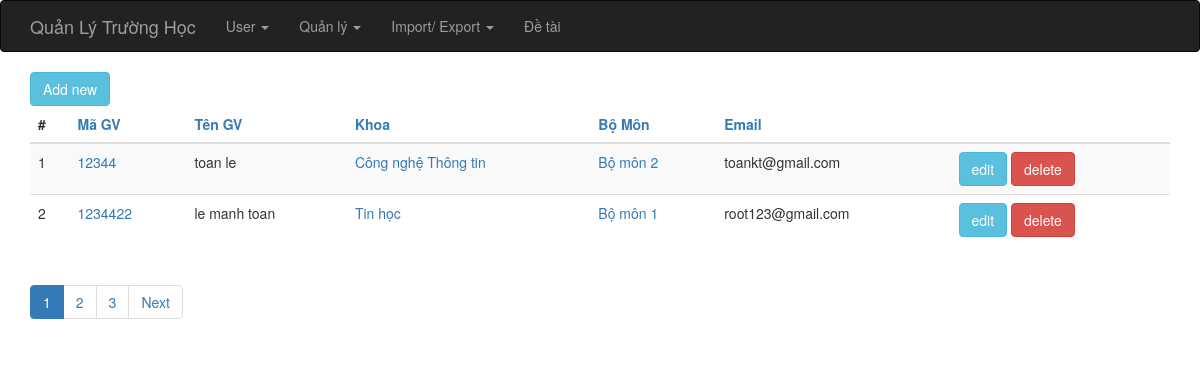
Page /index.php?op=gv_list on the earlier database version.
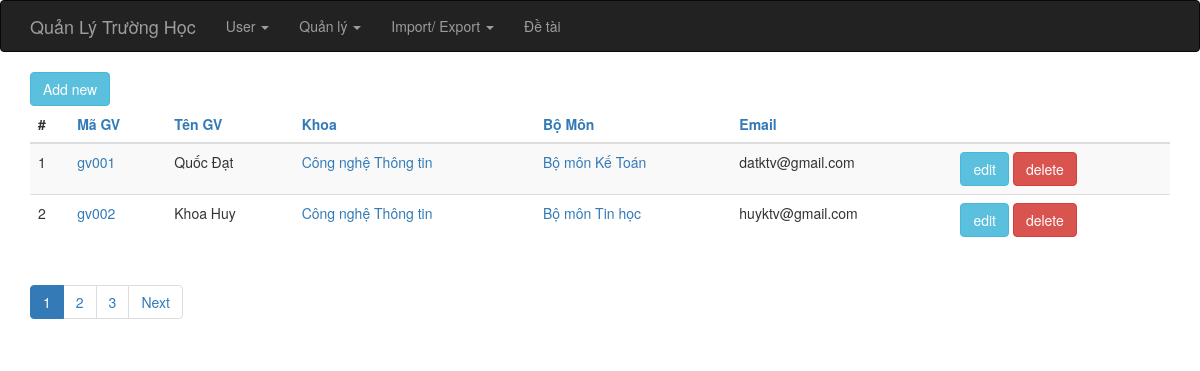
Same page on the later database version.
### tables this page shows
CREATE TABLE IF NOT EXISTS `giang_vien` (
  `id` int(6) unsigned NOT NULL AUTO_INCREMENT,
  `ma_giang_vien` varchar(255) NOT NULL,
  `ho_ten` varchar(255) NOT NULL,
  `khoa_id` int(6) DEFAULT NULL,
  `bo_mon_id` int(6) DEFAULT NULL,
  `email` varchar(255) DEFAULT NULL,
  PRIMARY KEY (`id`)
);

CREATE TABLE IF NOT EXISTS `khoa` (
  `id` int(6) unsigned NOT NULL AUTO_INCREMENT,
  `ten_khoa` varchar(255) NOT NULL,
  PRIMARY KEY (`id`)
);

CREATE TABLE IF NOT EXISTS `bo_mon` (
  `id` int(6) unsigned NOT NULL AUTO_INCREMENT,
  `ten_mon` varchar(255) NOT NULL,
  `mota` text,
  `khoa_id` int(6) DEFAULT NULL,
  PRIMARY KEY (`id`)
);

### index.php (called while the page is built, shortened)
<?php
require_once 'controller/IndexController.php';
$controller = new IndexController();
$controller->handleRequest();
?>

### model/BoMonGateway.php (called while the page is built, shortened)
<?php
class BoMonGateway {
    public function selectAll($order, $start, $limit) {
        $dbOrder =  mysql_real_escape_string($order);
        $dbres = mysql_query("SELECT * FROM bo_mon ORDER BY $dbOrder ASC limit {$start},{$limit}");
        $data = array();
        while ( ($obj = mysql_fetch_object($dbres)) != NULL ) {
            $data[] = $obj;
        }
        return $data;
    }
}
?>

### model/BoMonService.php (called while the page is built, shortened)
<?php
require_once 'model/BoMonGateway.php';
class BoMonService {
    private $index = NULL;
    private $bomonGateway    = NULL;
    public function __construct() {
        $this->index = new IndexService();
        $this->bomonGateway = new bomonGateway();
    }
    public function getAll($order, $start, $limit) {
        try {
            $this->index->openDb();
            $res = $this->bomonGateway->selectAll($order, $start, $limit);
            $this->index->closeDb();
            return $res;
        } catch (Exception $e) {
            $this->index->closeDb();
            throw $e;
        }
    }
}
?>

### model/GVGateway.php (called while the page is built, shortened)
<?php
class GVGateway {
    public function allRecord() {
        $dbres = mysql_query("SELECT * FROM giang_vien");
        return mysql_num_rows($dbres);
    }
    public function selectAll($order, $start, $limit) {
        if ( !isset($order) ) {
            $order = "ma_giang_vien";
        }
        $dbOrder =  mysql_real_escape_string($order);
        $dbres = mysql_query("SELECT * FROM giang_vien ORDER BY $dbOrder ASC limit {$start},{$limit}");
        $data = array();
        while ( ($obj = mysql_fetch_object($dbres)) != NULL ) {
            $data[] = $obj;
        }
        return $data;
    }
}
?>

### model/GVService.php (called while the page is built, shortened)
<?php
require_once 'model/GVGateway.php';
class GVService {
    private $index = NULL;
    private $GVGateway    = NULL;
    public function __construct() {
        $this->index = new IndexService();
        $this->GVGateway = new GVGateway();
    }
    public function totalRecord()
    {
        try {
            $this->index->openDb();
            $res = $this->GVGateway->allRecord();
            $this->index->closeDb();
            return $res;
        } catch (Exception $e) {
            $this->index->closeDb();
            throw $e;
        }
    }
    public function getAll($order, $start, $limit) {
        try {
            $this->index->openDb();
            $res = $this->GVGateway->selectAll($order, $start, $limit);
            $this->index->closeDb();
            return $res;
        } catch (Exception $e) {
            $this->index->closeDb();
            throw $e;
        }
    }
}
?>

### model/KhoaService.php (called while the page is built, shortened)
<?php
require_once 'model/KhoaGateway.php';
class KhoaService {
    private $index = NULL;
    private $khoaGateway    = NULL;
    public function __construct() {
        $this->index = new IndexService();
        $this->khoaGateway = new KhoaGateway();
    }
    public function getAll($order, $start, $limit) {
        try {
            $this->index->openDb();
            $res = $this->khoaGateway->selectAll($order, $start, $limit);
            $this->index->closeDb();
            return $res;
        } catch (Exception $e) {
            $this->index->closeDb();
            throw $e;
        }
    }
}
?>

### model/KhoaGateway.php (called while the page is built, shortened)
<?php
class KhoaGateway {
    public function selectAll($order, $start, $limit) {
        $dbOrder =  mysql_real_escape_string($order);
        $dbres = mysql_query("SELECT * FROM khoa ORDER BY $dbOrder ASC limit {$start},{$limit}");
        $data = array();
        while ( ($obj = mysql_fetch_object($dbres)) != NULL ) {
            $data[] = $obj;
        }
        return $data;
    }
}
?>

### view/giangvien/list.php (the view, shortened to what the changed rows need)
<?php require_once(realpath($_SERVER["DOCUMENT_ROOT"]) .'/school/view/include/header.php');?>
<?php
    $Pagination = new Pagination();
?>
<div class="container">
    <?php if ( count($data) > 0 ) { ?>
    <table class="table table-striped">
        <thead>
        <tr>
            <th>#</th>
            <th><a href="?op=gv_list&orderby=ma_giang_vien">Mã GV</a></th>
            <th><a href="?op=gv_list&orderby=ho_ten">Tên GV</a></th>
            <th><a href="?op=gv_list&orderby=khoa_id">Khoa</a></th>
            <th><a href="?op=gv_list&orderby=bo_mon_id">Bộ Môn</a></th>
            <th><a href="?op=gv_list&orderby=email">Email</a></th>
            <th>&nbsp;</th>
        </tr>
        </thead>
        <tbody>
        <?php $i = 0; foreach ($data as $item): $i++;?>
            <tr>
                <td><?php echo $i;?></td>
                <td><a href="index.php?op=gv_show&id=<?php echo $item->id; ?>"><?php echo $item->ma_giang_vien; ?></a></td>
                <td><?php echo $item->ho_ten?></td>
                <td>
                    <a href="index.php?op=khoa_show&id=<?php echo $item->khoa_id; ?>">
                        <?php foreach ($khoaList as $khoa) {
                            if ( $item->khoa_id == $khoa->id ) {
                                echo $khoa->ten_khoa;
                            }
                        }; ?>
                    </a>
                </td>
                <td>
                    <a href="index.php?op=bomon_show&id=<?php echo $item->bo_mon_id; ?>">
                        <?php foreach ($BMList as $bm) {
                            if ( $item->bo_mon_id == $bm->id ) {
                                echo $bm->ten_mon;
                            }
                        }; ?>
                    </a>
                </td>
                <td><?php echo $item->email; ?></td>
                <td>
                    <a href="index.php?op=gv_edit&id=<?php echo $item->id; ?>" class="btn btn-info">edit</a>
                    <a href="index.php?op=gv_delete&id=<?php echo $item->id; ?>" class="btn btn-danger" onclick="return checkDel()">delete</a>
                </td>
            </tr>
        <?php endforeach; ?>
        </tbody>
    </table>
    <ul class="pagination">
        <?php echo $Pagination->listPages($totalPages); ?>
    </ul>
    <?php } else { ?>
        <h5>Empty list.</h5>
    <?php } ?>
</div>
<?php require_once(realpath($_SERVER["DOCUMENT_ROOT"]) .'/school/view/include/footer.php');?>

### model/Pagination.php (shortened to what the changed rows need)
<?php
class Pagination{
    public $limit = 2;
    protected $_baseUrl;
    public function __construct(){
        $this->_baseUrl = $_SERVER['REQUEST_URI'];
        if (strpos($this->_baseUrl, "_list") !== false) {
            $parts = parse_url($this->_baseUrl);
            parse_str($parts['query'], $query);
            $arrayOp = explode("?", $query['op']);
            $this->_baseUrl = 'index.php?op=' .$arrayOp[0];
        }
    }
    public function start(){
        if(isset($_GET['start'])){
            $start = $_GET['start'];
        }else{
            $start = 0;
        }
        return $start;
    }
    public function totalPages($totalRecord){
        if(isset($_GET['pages'])){
            $totalPages = $_GET['pages'];
        }else{
            $totalPages = ceil($totalRecord/$this->limit);
        }
        return $totalPages;
    }
    public function listPages($totalPages){
        $start = $this->start();
        $limit = $this->limit;
        $listPage = '';
        if($totalPages > 1){
            $current = ($start/$limit) + 1;
            for($i=1;$i<=$totalPages;$i++){
                $newstart = ($i - 1)*$limit;
                if($i == $current){
                    $listPage .= "<li class='active'><span class='current'>".$i."</span></li>";
                }else{
                    $listPage .= "<li><a href='".$this->_baseUrl."?pages=$totalPages&start=$newstart'>".$i."</a></li>";
                }
            }
            if($current != $totalPages){
                $newstart = $start + $limit;
                $listPage .= "<li><a href='".$this->_baseUrl."?pages=$totalPages&start=$newstart'>Next</a></li>";
            }
        }
        return $listPage;
    }
}
?>

Differences in the rows shown:
no longer on this page (row edited): giang_vien: ma_giang_vien "1234422", ho_ten "le manh toan", email "root123@gmail.com", bo_mon (ten_mon "Bộ môn 1")
no longer on this page (row edited): khoa: ten_khoa "Tin học", shown under "1234422"
changed giang_vien: ma_giang_vien "12344" → "gv001"; ho_ten "toan le" → "Quốc Đạt"; email "toankt@gmail.com" → "datktv@gmail.com"
changed bo_mon: ten_mon "Bộ môn 2" → "Bộ môn Kế Toán"
now on this page (row edited): giang_vien: ma_giang_vien "gv002", ho_ten "Khoa Huy", email "huyktv@gmail.com", khoa (ten_khoa "Công nghệ Thông tin"), bo_mon (ten_mon "Bộ môn Tin học")
